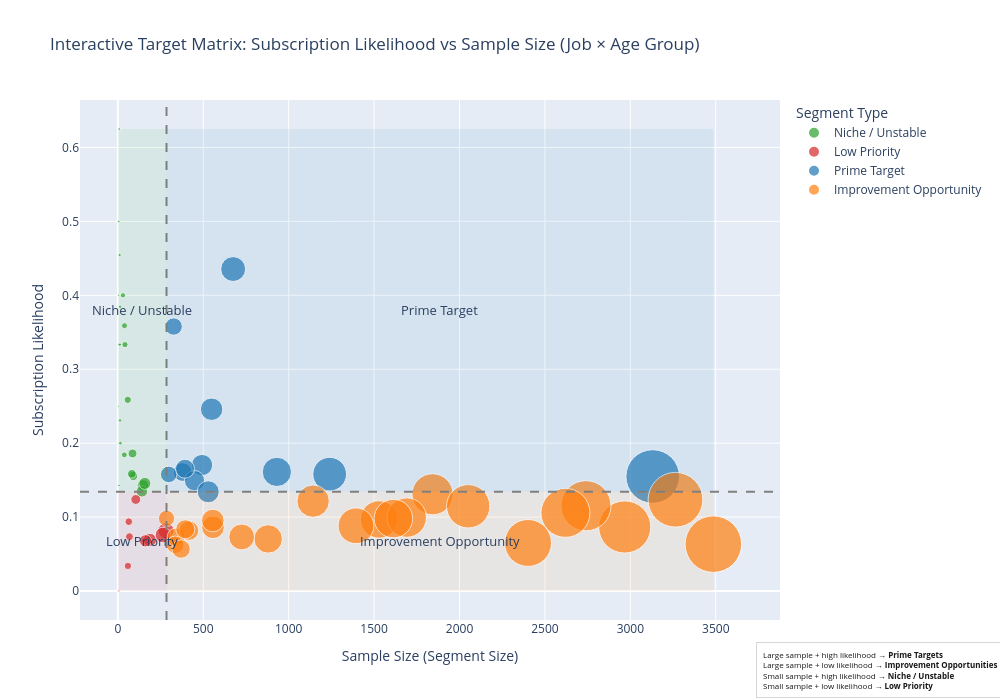

Notebook cell for this chart:
### Markdown cell above
> Summary:
- High-value segment (high likelihood + meaningful sample size):
    | Job          | Age Group      |
    |--------------|----------------|
    | Retired      | 56–65, 65+     |
    | Unemployed   | 56-65          |
    | Student      | 18–25, 26–35   |


- Improvement Opportunities (large segments but low-moderate likelihood segments):

    | Job          | Age Group                |
    |--------------|--------------------------|
    | Blue-collar  | 26–35,36–45, 46–55       |
    | Services     | 26–35,36–45, 46–55       |
    | Admin        | 26–35, 36–45             |
    | Technician   | 26–35, 36–45             |
> if conversion improved can yield largest business impact 

- High-likelihood but tiny segments (statistical noise):
    | Job          | Age Group      |
    |--------------|----------------|
    | Entrepreneur | 65+            |
    | Management   | 65+            |
    | Admin        | 65+            |
    | Technician   | 65+            |
    | Housemaid    | 65+            |
    | Student      | 46–55          |
    | Unknown      | 18–25, 65+     |
> these segments' sample size are too small to be reliable

Remarks: Stability thresholds used:
* n < 20 → statistical noise (ignore)
* 20 ≤ n < 50 → unstable but usable with caution
* n ≥ 50 → reasonably stable
* n ≥ 200 → very stable and reliable

> Conclusion:
> The heatmap shows that job and age interact strongly in shaping subscription likelihood
> - older retired customers
> - younger students
> - mid-older unemployed customers


> Working-age groups (26-35, 36-45, 45-55) such as Blue-collar, Services, Admin and Technician remain low likelihood, making them the best candidate for conversion-rate improvement

### Code cell
#-------------------------
# Interactive scatter plot of likelihood vs sample size by job and age group
#-------------------------

import plotly.express as px

# Age groups
bins = [18, 25, 35, 45, 55, 65, 100]
labels = ['18–25', '26–35', '36–45', '46–55', '56–65', '65+']
df['age_group'] = pd.cut(df['age'], bins=bins, labels=labels, right=False)

# Binary target
df['y_binary'] = df['y'].apply(lambda x: 1 if x=='yes' else 0)

# Likelihood table
likelihood = df.pivot_table(
    values='y_binary',
    index='job',
    columns='age_group',
    aggfunc='mean'
)

# Sample size table
sample_size = df.pivot_table(
    values='y',
    index='job',
    columns='age_group',
    aggfunc='count',
    fill_value=0
)

# Melt both tables into long format
likelihood_long = likelihood.reset_index().melt(id_vars='job', var_name='age_group', value_name='likelihood')
sample_long = sample_size.reset_index().melt(id_vars='job', var_name='age_group', value_name='sample_size')

# Merge likelihood + sample size
merged = pd.merge(likelihood_long, sample_long, on=['job', 'age_group'])

# Remove rows with missing likelihood
merged = merged.dropna(subset=['likelihood'])

# --- Compute thresholds ---
likelihood_threshold = merged['likelihood'].median()
sample_threshold = merged['sample_size'].median()

# --- Assign quadrant labels ---
def classify_quadrant(row):
    if row['sample_size'] >= sample_threshold and row['likelihood'] >= likelihood_threshold:
        return "Prime Target"
    elif row['sample_size'] >= sample_threshold and row['likelihood'] < likelihood_threshold:
        return "Improvement Opportunity"
    elif row['sample_size'] < sample_threshold and row['likelihood'] >= likelihood_threshold:
        return "Niche / Unstable"
    else:
        return "Low Priority"

merged['quadrant'] = merged.apply(classify_quadrant, axis=1)


# --- Interactive scatter plot ---
fig = px.scatter(
    merged,
    x='sample_size',
    y='likelihood',
    color='quadrant',
    size='sample_size',
    hover_name='job',
    hover_data={
        'age_group': True,
        'sample_size': True,
        'likelihood': ':.2f',
        'quadrant': True
    },
    title="Interactive Target Matrix: Subscription Likelihood vs Sample Size (Job × Age Group)",
    labels={
        'sample_size': 'Sample Size (Segment Size)',
        'likelihood': 'Subscription Likelihood'
    },
    size_max=40,
    color_discrete_map={
        "Prime Target": "#1f77b4",              # blue
        "Improvement Opportunity": "#ff7f0e",   # orange
        "Niche / Unstable": "#2ca02c",          # green
        "Low Priority": "#d62728"               # red
    }
)

# Add quadrant reference lines
fig.add_hline(y=likelihood_threshold, line_dash="dash", line_color="gray")
fig.add_vline(x=sample_threshold, line_dash="dash", line_color="gray")

fig.update_layout(
    width=1000,
    height=700,
    legend_title_text="Segment Type"
)

# --- Compute quadrant midpoints for centered labels ---
x_min, x_max = merged['sample_size'].min(), merged['sample_size'].max()
y_min, y_max = merged['likelihood'].min(), merged['likelihood'].max()

x_left  = (x_min + sample_threshold) / 2
x_right = (sample_threshold + x_max) / 2
y_bottom = (y_min + likelihood_threshold) / 2
y_top    = (likelihood_threshold + y_max) / 2

# --- Add quadrant shading (background rectangles) ---
fig.add_shape(type="rect",
              x0=x_min, x1=sample_threshold,
              y0=y_min, y1=likelihood_threshold,
              fillcolor="rgba(214, 39, 40, 0.08)", line_width=0)

fig.add_shape(type="rect",
              x0=sample_threshold, x1=x_max,
              y0=y_min, y1=likelihood_threshold,
              fillcolor="rgba(255, 127, 14, 0.08)", line_width=0)

fig.add_shape(type="rect",
              x0=x_min, x1=sample_threshold,
              y0=likelihood_threshold, y1=y_max,
              fillcolor="rgba(44, 160, 44, 0.08)", line_width=0)

fig.add_shape(type="rect",
              x0=sample_threshold, x1=x_max,
              y0=likelihood_threshold, y1=y_max,
              fillcolor="rgba(31, 119, 180, 0.08)", line_width=0)

# --- Add centered quadrant labels ---
fig.add_annotation(
    x=x_right, y=y_top,
    text="Prime Target", #if want incorporate the quadrant explanation lable still have space for this graph, add code after: <br>High likelihood & Large sample",
    showarrow=False, font=dict(size=13)
)

fig.add_annotation(
    x=x_right, y=y_bottom,
    text="Improvement Opportunity", # add code: <br>Low likelihood & Large sample",
    showarrow=False, font=dict(size=13)
)

fig.add_annotation(
    x=x_left, y=y_top,
    text="Niche / Unstable", # add code: <br>High likelihood & Small sample",
    showarrow=False, font=dict(size=13)
)

fig.add_annotation(
    x=x_left, y=y_bottom,
    text="Low Priority", # add code: <br>Low likelihood & Small sample",
    showarrow=False, font=dict(size=13)
)

# Add information box explaining quadrants
fig.add_annotation(
    x=1.32, y=-0.15, xref="paper", yref="paper",
    text=(
    "Large sample + high likelihood → <b>Prime Targets</b><br>"
    "Large sample + low likelihood → <b>Improvement Opportunities</b><br>"
    "Small sample + high likelihood → <b>Niche / Unstable</b><br>"
    "Small sample + low likelihood → <b>Low Priority</b>"
    ),
    showarrow=False,
    align="left",
    font=dict(size=8, color="black"),
    bordercolor="lightgrey",
    borderwidth=1,
    borderpad=6,
    bgcolor="white",
    opacity=0.9)

fig.show()

### Figure 1 — Plotly figure (JSON) as saved in the notebook; plotly's stock layout.template omitted (floating-point values rounded to 4 significant figures)
{"data": [{"customdata": [["18–25", "Niche / Unstable"], ["18–25", "Niche / Unstable"], ["18–25", "Niche / Unstable"], ["18–25", "Niche / Unstable"], ["18–25", "Niche / Unstable"], ["18–25", "Niche / Unstable"], ["18–25", "Niche / Unstable"], ["18–25", "Niche / Unstable"], ["18–25", "Niche / Unstable"], ["26–35", "Niche / Unstable"], ["26–35", "Niche / Unstable"], ["36–45", "Niche / Unstable"], ["46–55", "Niche / Unstable"], ["56–65", "Niche / Unstable"], ["56–65", "Niche / Unstable"], ["65+", "Niche / Unstable"], ["65+", "Niche / Unstable"], ["65+", "Niche / Unstable"], ["65+", "Niche / Unstable"], ["65+", "Niche / Unstable"], ["65+", "Niche / Unstable"], ["65+", "Niche / Unstable"], ["65+", "Niche / Unstable"]], "hovertemplate": "<b>%{hovertext}</b><br><br>quadrant=%{customdata[1]}<br>Sample Size (Segment Size)=%{marker.size}<br>Subscription Likelihood=%{y:.2f}<br>age_group=%{customdata[0]}<extra></extra>", "hovertext": ["admin", "blue-collar", "entrepreneur", "housemaid", "management", "self-employed", "services", "technician", "unemployed", "retired", "unknown", "student", "student", "self-employed", "unemployed", "admin", "entrepreneur", "housemaid", "management", "self-employed", "technician", "unemployed", "unknown"], "legendgroup": "Niche / Unstable", "marker": {"color": "#2ca02c", "size": [90, 147, 5, 6, 39, 11, 86, 82, 15, 7, 38, 58, 4, 141, 158, 12, 6, 30, 42, 8, 13, 4, 13], "sizemode": "area", "sizeref": 2.179, "symbol": "circle"}, "mode": "markers", "name": "Niche / Unstable", "orientation": "v", "showlegend": true, "type": "scatter", "x": [90, 147, 5, 6, 39, 11, 86, 82, 15, 7, 38, 58, 4, 141, 158, 12, 6, 30, 42, 8, 13, 4, 13], "xaxis": "x", "y": [0.1556, 0.1429, 0.4, 0.3333, 0.359, 0.4545, 0.186, 0.1585, 0.2, 0.1429, 0.1842, 0.2586, 0.5, 0.1348, 0.1456, 0.3333, 0.5, 0.4, 0.3333, 0.625, 0.3846, 0.25, 0.2308], "yaxis": "y"}, {"customdata": [["18–25", "Low Priority"], ["26–35", "Low Priority"], ["36–45", "Low Priority"], ["36–45", "Low Priority"], ["46–55", "Low Priority"], ["46–55", "Low Priority"], ["56–65", "Low Priority"], ["56–65", "Low Priority"], ["56–65", "Low Priority"], ["65+", "Low Priority"], ["65+", "Low Priority"]], "hovertemplate": "<b>%{hovertext}</b><br><br>quadrant=%{customdata[1]}<br>Sample Size (Segment Size)=%{marker.size}<br>Subscription Likelihood=%{y:.2f}<br>age_group=%{customdata[0]}<extra></extra>", "hovertext": ["retired", "housemaid", "retired", "unknown", "retired", "unknown", "entrepreneur", "services", "unknown", "blue-collar", "services"], "legendgroup": "Low Priority", "marker": {"color": "#d62728", "size": [1, 188, 59, 64, 282, 105, 162, 264, 68, 6, 1], "sizemode": "area", "sizeref": 2.179, "symbol": "circle"}, "mode": "markers", "name": "Low Priority", "orientation": "v", "showlegend": true, "type": "scatter", "x": [1, 188, 59, 64, 282, 105, 162, 264, 68, 6, 1], "xaxis": "x", "y": [0.0, 0.06915, 0.0339, 0.09375, 0.08156, 0.1238, 0.0679, 0.07576, 0.07353, 0.0, 0.0], "yaxis": "y"}, {"customdata": [["18–25", "Prime Target"], ["26–35", "Prime Target"], ["26–35", "Prime Target"], ["26–35", "Prime Target"], ["26–35", "Prime Target"], ["36–45", "Prime Target"], ["46–55", "Prime Target"], ["56–65", "Prime Target"], ["56–65", "Prime Target"], ["56–65", "Prime Target"], ["56–65", "Prime Target"], ["65+", "Prime Target"]], "hovertemplate": "<b>%{hovertext}</b><br><br>quadrant=%{customdata[1]}<br>Sample Size (Segment Size)=%{marker.size}<br>Subscription Likelihood=%{y:.2f}<br>age_group=%{customdata[0]}<extra></extra>", "hovertext": ["student", "management", "self-employed", "student", "unemployed", "unemployed", "unemployed", "admin", "management", "retired", "technician", "retired"], "legendgroup": "Prime Target", "marker": {"color": "#1f77b4", "size": [327, 3131, 493, 549, 379, 449, 298, 393, 931, 1240, 529, 675], "sizemode": "area", "sizeref": 2.179, "symbol": "circle"}, "mode": "markers", "name": "Prime Target", "orientation": "v", "showlegend": true, "type": "scatter", "x": [327, 3131, 493, 549, 379, 449, 298, 393, 931, 1240, 529, 675], "xaxis": "x", "y": [0.3578, 0.1549, 0.1704, 0.2459, 0.1609, 0.1492, 0.1577, 0.1654, 0.1611, 0.1581, 0.1342, 0.4356], "yaxis": "y"}, {"customdata": [["26–35", "Improvement Opportunity"], ["26–35", "Improvement Opportunity"], ["26–35", "Improvement Opportunity"], ["26–35", "Improvement Opportunity"], ["26–35", "Improvement Opportunity"], ["36–45", "Improvement Opportunity"], ["36–45", "Improvement Opportunity"], ["36–45", "Improvement Opportunity"], ["36–45", "Improvement Opportunity"], ["36–45", "Improvement Opportunity"], ["36–45", "Improvement Opportunity"], ["36–45", "Improvement Opportunity"], ["36–45", "Improvement Opportunity"], ["46–55", "Improvement Opportunity"], ["46–55", "Improvement Opportunity"], ["46–55", "Improvement Opportunity"], ["46–55", "Improvement Opportunity"], ["46–55", "Improvement Opportunity"], ["46–55", "Improvement Opportunity"], ["46–55", "Improvement Opportunity"], ["46–55", "Improvement Opportunity"], ["56–65", "Improvement Opportunity"], ["56–65", "Improvement Opportunity"]], "hovertemplate": "<b>%{hovertext}</b><br><br>quadrant=%{customdata[1]}<br>Sample Size (Segment Size)=%{marker.size}<br>Subscription Likelihood=%{y:.2f}<br>age_group=%{customdata[0]}<extra></extra>", "hovertext": ["admin", "blue-collar", "entrepreneur", "services", "technician", "admin", "blue-collar", "entrepreneur", "housemaid", "management", "self-employed", "services", "technician", "admin", "blue-collar", "entrepreneur", "housemaid", "management", "self-employed", "services", "technician", "blue-collar", "housemaid"], "legendgroup": "Improvement Opportunity", "marker": {"color": "#ff7f0e", "size": [1842, 2967, 341, 1529, 2740, 1691, 3486, 557, 336, 3264, 556, 1394, 2620, 1143, 2401, 416, 395, 2051, 370, 880, 1613, 725, 285], "sizemode": "area", "sizeref": 2.179, "symbol": "circle"}, "mode": "markers", "name": "Improvement Opportunity", "orientation": "v", "showlegend": true, "type": "scatter", "x": [1842, 2967, 341, 1529, 2740, 1691, 3486, 557, 336, 3264, 556, 1394, 2620, 1143, 2401, 416, 395, 2051, 370, 880, 1613, 725, 285], "xaxis": "x", "y": [0.1308, 0.08662, 0.07331, 0.0968, 0.1153, 0.09935, 0.0634, 0.08618, 0.0625, 0.1235, 0.09532, 0.08824, 0.1057, 0.1216, 0.06497, 0.08173, 0.08354, 0.1146, 0.05676, 0.07045, 0.09795, 0.0731, 0.09825], "yaxis": "y"}], "layout": {"annotations": [{"font": {"size": 13}, "showarrow": false, "text": "Prime Target", "x": 1886.0, "y": 0.3796}, {"font": {"size": 13}, "showarrow": false, "text": "Improvement Opportunity", "x": 1886.0, "y": 0.06711}, {"font": {"size": 13}, "showarrow": false, "text": "Niche / Unstable", "x": 143, "y": 0.3796}, {"font": {"size": 13}, "showarrow": false, "text": "Low Priority", "x": 143, "y": 0.06711}, {"align": "left", "bgcolor": "white", "bordercolor": "lightgrey", "borderpad": 6, "borderwidth": 1, "font": {"color": "black", "size": 8}, "opacity": 0.9, "showarrow": false, "text": "Large sample + high likelihood → <b>Prime Targets</b><br>Large sample + low likelihood → <b>Improvement Opportunities</b><br>Small sample + high likelihood → <b>Niche / Unstable</b><br>Small sample + low likelihood → <b>Low Priority</b>", "x": 1.32, "xref": "paper", "y": -0.15, "yref": "paper"}], "height": 700, "legend": {"itemsizing": "constant", "title": {"text": "Segment Type"}, "tracegroupgap": 0}, "shapes": [{"line": {"color": "gray", "dash": "dash"}, "type": "line", "x0": 0, "x1": 1, "xref": "x domain", "y0": 0.1342, "y1": 0.1342, "yref": "y"}, {"line": {"color": "gray", "dash": "dash"}, "type": "line", "x0": 285, "x1": 285, "xref": "x", "y0": 0, "y1": 1, "yref": "y domain"}, {"fillcolor": "rgba(214, 39, 40, 0.08)", "line": {"width": 0}, "type": "rect", "x0": 1, "x1": 285, "y0": 0, "y1": 0.1342}, {"fillcolor": "rgba(255, 127, 14, 0.08)", "line": {"width": 0}, "type": "rect", "x0": 285, "x1": 3486, "y0": 0, "y1": 0.1342}, {"fillcolor": "rgba(44, 160, 44, 0.08)", "line": {"width": 0}, "type": "rect", "x0": 1, "x1": 285, "y0": 0.1342, "y1": 0.625}, {"fillcolor": "rgba(31, 119, 180, 0.08)", "line": {"width": 0}, "type": "rect", "x0": 285, "x1": 3486, "y0": 0.1342, "y1": 0.625}], "title": {"text": "Interactive Target Matrix: Subscription Likelihood vs Sample Size (Job × Age Group)"}, "width": 1000, "xaxis": {"anchor": "y", "domain": [0, 1], "title": {"text": "Sample Size (Segment Size)"}}, "yaxis": {"anchor": "x", "domain": [0, 1], "title": {"text": "Subscription Likelihood"}}}}
